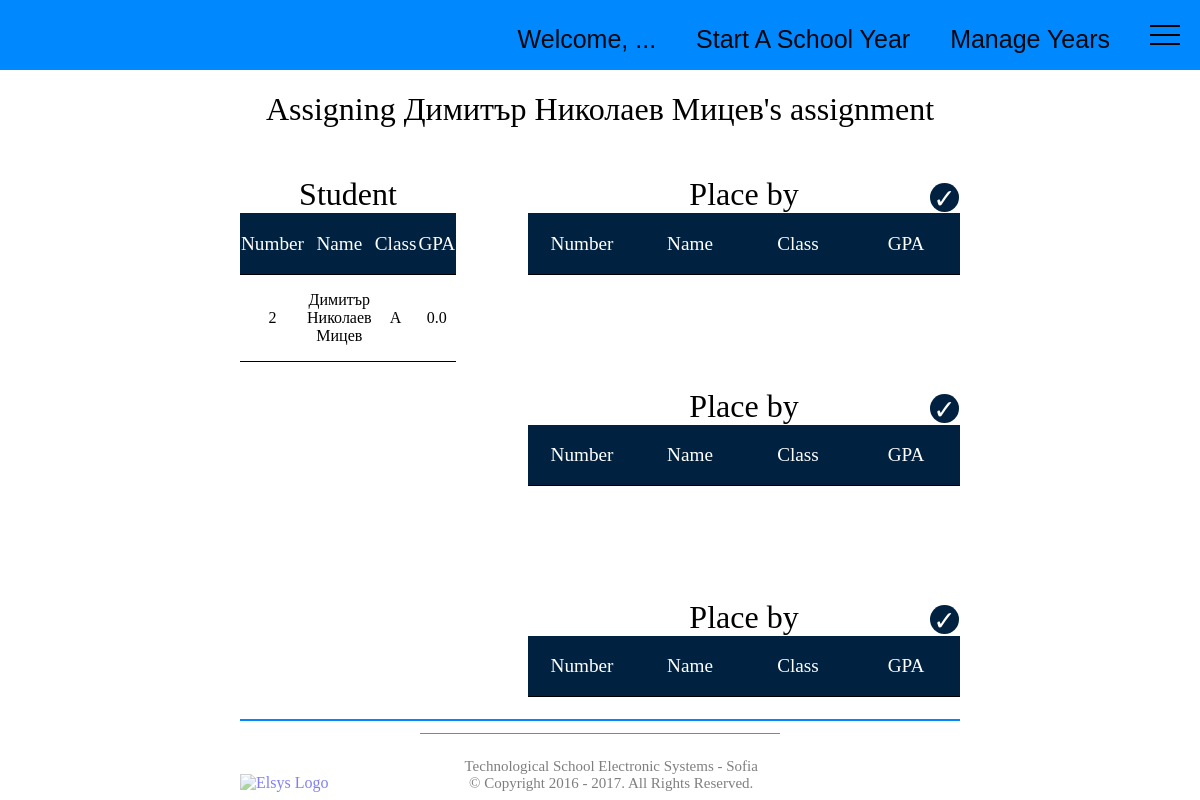
Page /admin_panel/1021/standard_thesis/ on the committed database.
### admin_panel/models.py (models this page shows, shortened)
class BasicModel(models.Model):
    id = models.AutoField(primary_key = True)
    name = models.CharField(max_length = 300, default = "none")
    category = models.CharField(max_length = 60, default = "System Programming")
    class Meta:
        abstract = True

class Student(BasicModel):
    class_char = models.CharField(max_length = 1)
    number = models.IntegerField()
    progress = models.FloatField(default = 0.00)
    handed_document_over = models.BooleanField(default = False)
    handed_assignment_over = models.BooleanField(default = False)
    handed_documentation_over = models.BooleanField(default = False)
    assigned_supervisor = models.ForeignKey(ManagementAndReview, on_delete=models.CASCADE, null=True, related_name = "supervisor")
    current_thesis = models.ForeignKey(Thesis,on_delete=models.CASCADE, null=True)
    assigned_reviewer = models.ForeignKey(ManagementAndReview, on_delete=models.CASCADE, null=True, related_name = "reviewer")
    study_period = models.CharField(max_length = 30,default = str(datetime.datetime.now().year) + "-" + str(datetime.datetime.now().year + 1))
    did_graduate = models.BooleanField(default = False)
    has_prearranged_thesis = models.BooleanField(default = True)
    commission = models.ForeignKey(Commission, on_delete=models.CASCADE, null=True, related_name = "commission")

### admin_panel/views.py (the view, shortened to what this page needs)
# urls.py: url(r'^(?P<student_id>[0-9]+)/standard_thesis/$', views.standard_thesis, name='standard_thesis'),
def standard_thesis(request, student_id):
    student = get_object_or_404(Student, pk=student_id)
    choices = student.choice_set.all()
    thesis = []
    students = []
    students_output = {}
    context = {'student':student, 'thesis' : thesis, 'students_output' : students_output}
    request.session['student_id'] = student_id
    return render(request, 'assignment_assign.html', context)

### admin_panel/templates/assignment_assign.html (shortened to what this page needs)
{% extends 'base.html' %}
{% block extra_head %}
  {% load static %}
  <link rel="stylesheet" type="text/css" href="{% static 'other_pages_other/container_css.css' %}">
  <link rel="stylesheet" type="text/css" href="{% static 'other_pages_other/assignment_assign.css' %}">
{% endblock %}
{% block content %}
  {% load static %}
      <h1> Assigning {{ student.name }}'s assignment</h1>
        <div class="tables">
          <table class="simple-table table_one">
            <caption>Student</caption>
            <tr>
              <th>Number</th>
              <th>Name</th>
              <th>Class</th>
              <th>GPA</th>
            </tr>
            <tr class="chosen-one">
              <td>{{ student.number }}</td>
              <td>{{ student.name }}</td>
              <td>{{ student.class_char }}</td>
              <td>{{ student.progress }}</td>
            </tr>
            <table class="simple-table table_two">
              <caption>Place by {{ thesis.0.name }}</caption>
              <thead class="head">
                <tr>
                  <th>Number</th>
                  <th>Name</th>
                  <th>Class</th>
                  <th>GPA
                    <div class="button-assign">
                      <div class="assign"><a href="{% url 'finilize' thesis.0.id %}"><div class="tick"></div></a></div>
                    </div>
                  </th>
                </tr>
              </thead>
              <tbody class="body">
              </tbody>
            </table>
          <table class="simple-table table_three">
            <caption>Place by {{ thesis.1.name }}</caption>
            <thead class="head">
              <tr>
                <th>Number</th>
                <th>Name</th>
                <th>Class</th>
                <th>GPA
                  <div class="button-assign">
                    <div class="assign"><a href="{% url 'finilize' thesis.1.id %}"><div class="tick"></div></a></div>
                  </div>
                </th>
              </tr>
            </thead>
            <tbody class="body">
            </tbody>
          </table>
          <table class="simple-table table_four">
            <caption>Place by {{ thesis.2.name }}</caption>
            <thead class="head">
              <tr>
                <th>Number</th>
                <th>Name</th>
                <th>Class</th>
                <th>GPA
                  <div class="button-assign">
                    <div class="assign"><a href="{% url 'finilize' thesis.2.id %}"><div class="tick"></div></a></div>
                  </div>
                </th>
              </tr>
            </thead>
            <tbody class="body">
            </tbody>
          </table>
        </div>
{% endblock %}

### admin_panel/static/other_pages_other/footer_nav.css (style rules this page uses)
html,body { padding: 0; margin: 0; height: 100%; }

### admin_panel/static/other_pages_other/container_css.css (style rules this page uses)
h1 { font-weight: normal; font-family: 'Josefin Slab', serif; }
a { text-decoration: none; }

### admin_panel/static/other_pages_other/assignment_assign.css (style rules this page uses)
caption { font-size: 2em; }
table { text-align: center; }
.table_three caption, .table_four caption { margin-top: 3%; }
.tables { width: 60%; margin: auto; margin-top: 4%; }
.table_one { float: left; width: 30%; }
.table_two,.table_three,.table_four { float: right; width: 60%; }
.simple-table, .simple-table th, .simple-table td { border-collapse: collapse; margin: auto; }
.simple-table th,td { border-bottom: 1px solid black; padding-top: 1em; padding-bottom: 1em; }
.simple-table th { font-weight: normal; font-size: 1.2em; color: #fff; background-color: #002240; }
.simple-table td { background-color: #DCDCDC; cursor: pointer; }
.button-assign { float:right; margin-top: -2.6em; }
.tick::before { content: '\2713'; font-size: 1.4em; color: #fff; font-family: 'Josefin Slab', serif; overflow: hidden; right: 0; }
.assign { right: 0; font-family: 'Josefin Slab', serif; width: 1.5em; height: 1.5em; border-radius: 50%; background-color: #002240; cursor: pointer; }
a { text-decoration: none; }
.head, .body { display: block; }
.body { height: 100px; overflow-y: auto; overflow-x: hidden; }
.head, .body tr { display:table; width:100%; table-layout:fixed; }

### rows in the picture
Student: name "Димитър Николаев Мицев", number "2", class_char "А", progress "0.0"
